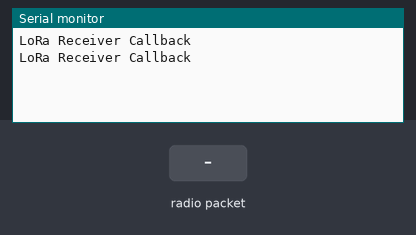
Simulated run of this program. Board: ESP8266 (NodeMCU). On the bench: the last lines printed to the serial monitor. The test bench sets the inputs (shaded band). No radio packets arrive unless stated.

Above: at 1.2 s.
1.3 s: radio packet "1" arrives
At 2.5 s:
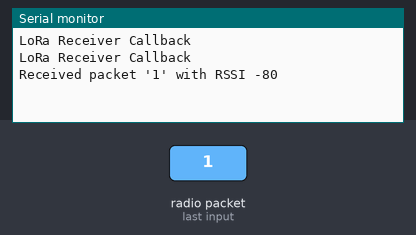
2.8 s: radio packet "0" arrives
At 2.98 s:
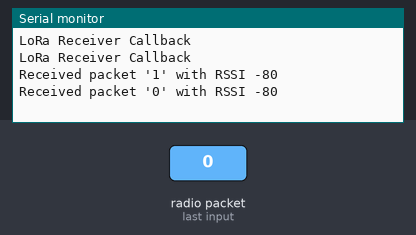
4.3 s: radio packet "2" arrives
At 5.0 s:
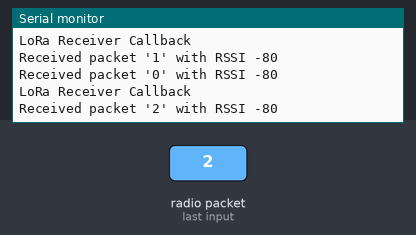

Measured:
- after the input at 1.3 s, the serial monitor: prints a new line at once (image 1)
- after the input at 2.8 s, the serial monitor: prints a new line at once (image 2)
- after the input at 4.3 s, the serial monitor: prints a new line at once (image 3)

The program:

main.cpp
```cpp
#include <SPI.h>
#include <LoRa.h>


#define ss D8
#define rst D0
#define dio0 D3

void onReceive(int packetSize) {
  // received a packet
  Serial.print("Received packet '");

  // read packet
  for (int i = 0; i < packetSize; i++) {
    Serial.print((char)LoRa.read());
  }

  // print RSSI of packet
  Serial.print("' with RSSI ");
  Serial.println(LoRa.packetRssi());
}

void setup() {
  Serial.begin(9600);
  while (!Serial);

  Serial.println("LoRa Receiver Callback");

  LoRa.setPins(ss, rst, dio0);

  if (!LoRa.begin(433E6)) {
    Serial.println("Starting LoRa failed!");
    while (1);
  }

  // register the receive callback
  LoRa.onReceive(onReceive);

  // put the radio into receive mode
  LoRa.receive();
}

void loop() {
  // do nothing
  Serial.println("LoRa Receiver Callback");
  delay(3000);
}
```
